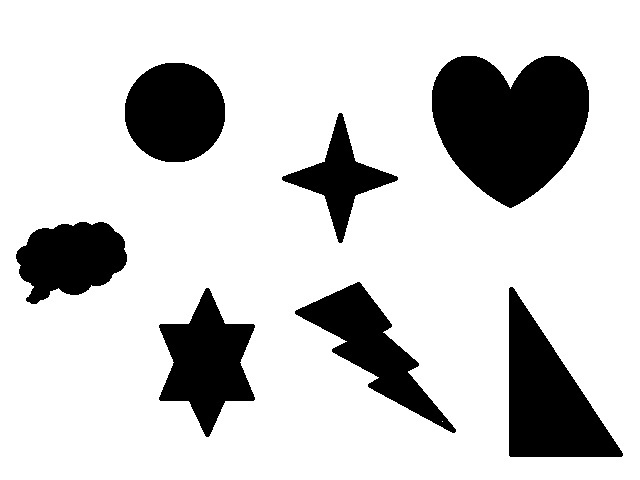
#> input picture 41/b.png, 640 x 480 px
$ python 'questão41.py'
#> lines starting #> are read from the running program, lines starting #| are printed output that depends on the picture; after the words box and inside, x2 and y2 are one past the last pixel; in counts of white or black regions, pixels touching at a corner belong together
#Abrir uma imagem colorida, transformar para tom de cinza e aplique a transformada de canny para detectar bordas. Apliquem a biblioteca “blob” para determinar quantos contornos existem na imagem. Apresentem o resultado obtido e a imagem de entrada. O retorno deve ser a mesma quantidade de objetos existentes.

import cv2

#abrir uma imagem colorida
imcolor = cv2.imread('b.png')
#> imcolor is the input picture: shape (480, 640, 3); min 0, max 255, mean 204.2

#transformar para tom de cinza
imcinza = cv2.cvtColor(imcolor, cv2.COLOR_BGR2GRAY)

#aplique a transformada de canny para detectar bordas
imcanny = cv2.Canny(imcinza, 80, 100)
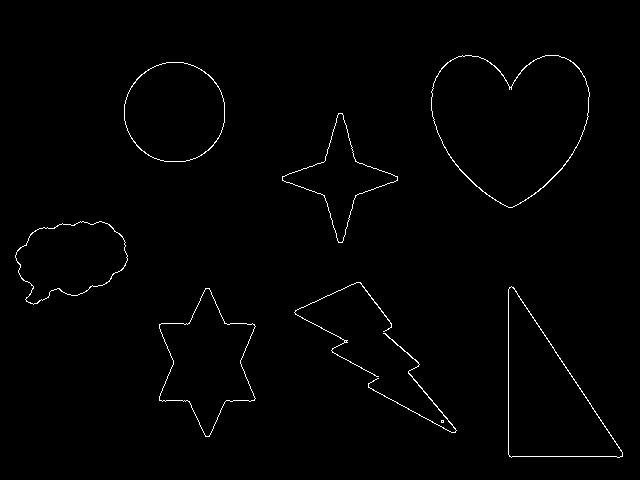
#> imcanny: shape (480, 640); 1% white in thin lines or dots, all inside (x1, y1, x2, y2) = (15, 55, 623, 458)

#Apliquem a biblioteca “blob” para determinar quantos contornos existem na imagem.

#defina os parametros
params = cv2.SimpleBlobDetector_Params()

#filtre por área
params.filterByArea = True
params.minArea = 20
params.maxArea = 40000

#filtrar por circularidade
params.filterByCircularity = False
params.minCircularity = 0.1

#filtrar por convexidade
params.filterByConvexity = False
params.minConvexity = 0.87

#filtrar or inercia
params.filterByInertia = False
params.minInertiaRatio = 0.8

#distância entre blobs
params.minDistBetweenBlobs = 20

#criar um blob detector com os parametros
detector = cv2.SimpleBlobDetector_create(params)

#detectar os objetos na imagem limiarizada
blobs = detector.detect(imcanny)
#> blobs = 7 keypoints; (x, y, size): (510, 122, 149.8), (547, 397, 124.1), (207, 362, 101.5), (174, 112, 100.1), (70, 258, 93.1), (340, 178, 80.4), (362, 319, 79.8)

#apresentem o resultado obtido. Imprime quantos objetos estão na imagem
print(len(blobs))
#| 7

cv2.imshow('imagem em tom de cinza', imcinza)
cv2.waitKey(0)
